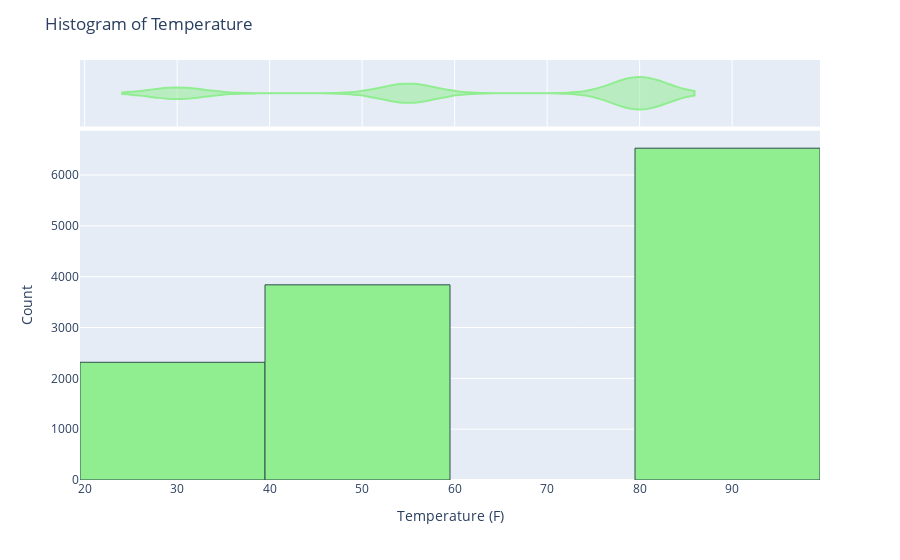

Source (notebook cell):
### Markdown cell above
6. Use a histogram to visualize the temperature column.

### Code cell
# getting the histogram for the Temperature column
fig = px.histogram(df, x='temperature', nbins=3, 
                   color_discrete_sequence=['lightgreen'], # Set bars to light green
                   marginal='violin') # Adds a violin plot

# Customize the marker to add edge color
fig.update_traces(marker=dict(line=dict(width=1,
                                        color='DarkSlateGrey'))) # Set edge color

fig.update_layout(
    title='Histogram of Temperature',
    xaxis_title='Temperature (F)',
    yaxis_title='Count'
)
fig.show()

### Figure 1 — Plotly figure (JSON) as saved in the notebook; plotly's stock layout.template omitted (floating-point values rounded to 4 significant figures; data arrays with more than 128 entries replaced by an {"elided": "..."} marker saying what was removed)
{"data": [{"alignmentgroup": "True", "bingroup": "x", "hovertemplate": "temperature=%{x}<br>count=%{y}<extra></extra>", "legendgroup": "", "marker": {"color": "lightgreen", "line": {"color": "DarkSlateGrey", "width": 1}, "pattern": {"shape": ""}}, "name": "", "nbinsx": 3, "offsetgroup": "", "orientation": "v", "showlegend": false, "type": "histogram", "x": {"elided": "12684 int values"}, "xaxis": "x", "yaxis": "y"}, {"alignmentgroup": "True", "hovertemplate": "temperature=%{x}<extra></extra>", "legendgroup": "", "marker": {"color": "lightgreen", "line": {"color": "DarkSlateGrey", "width": 1}}, "name": "", "offsetgroup": "", "scalegroup": "x", "showlegend": false, "type": "violin", "x": {"elided": "12684 int values"}, "xaxis": "x2", "yaxis": "y2"}], "layout": {"autosize": true, "barmode": "relative", "legend": {"tracegroupgap": 0}, "margin": {"t": 60}, "title": {"text": "Histogram of Temperature"}, "xaxis": {"anchor": "y", "autorange": true, "domain": [0, 1], "range": [19.5, 99.5], "title": {"text": "Temperature (F)"}, "type": "linear"}, "xaxis2": {"anchor": "y2", "autorange": true, "domain": [0, 1], "matches": "x", "range": [19.5, 99.5], "showgrid": true, "showticklabels": false, "type": "linear"}, "yaxis": {"anchor": "x", "autorange": true, "domain": [0, 0.8316], "range": [0, 6872.0], "title": {"text": "Count"}}, "yaxis2": {"anchor": "x2", "autorange": true, "domain": [0.8416, 1], "matches": "y2", "range": [-0.5, 0.5], "showgrid": false, "showline": false, "showticklabels": false, "ticks": "", "type": "category"}}}
